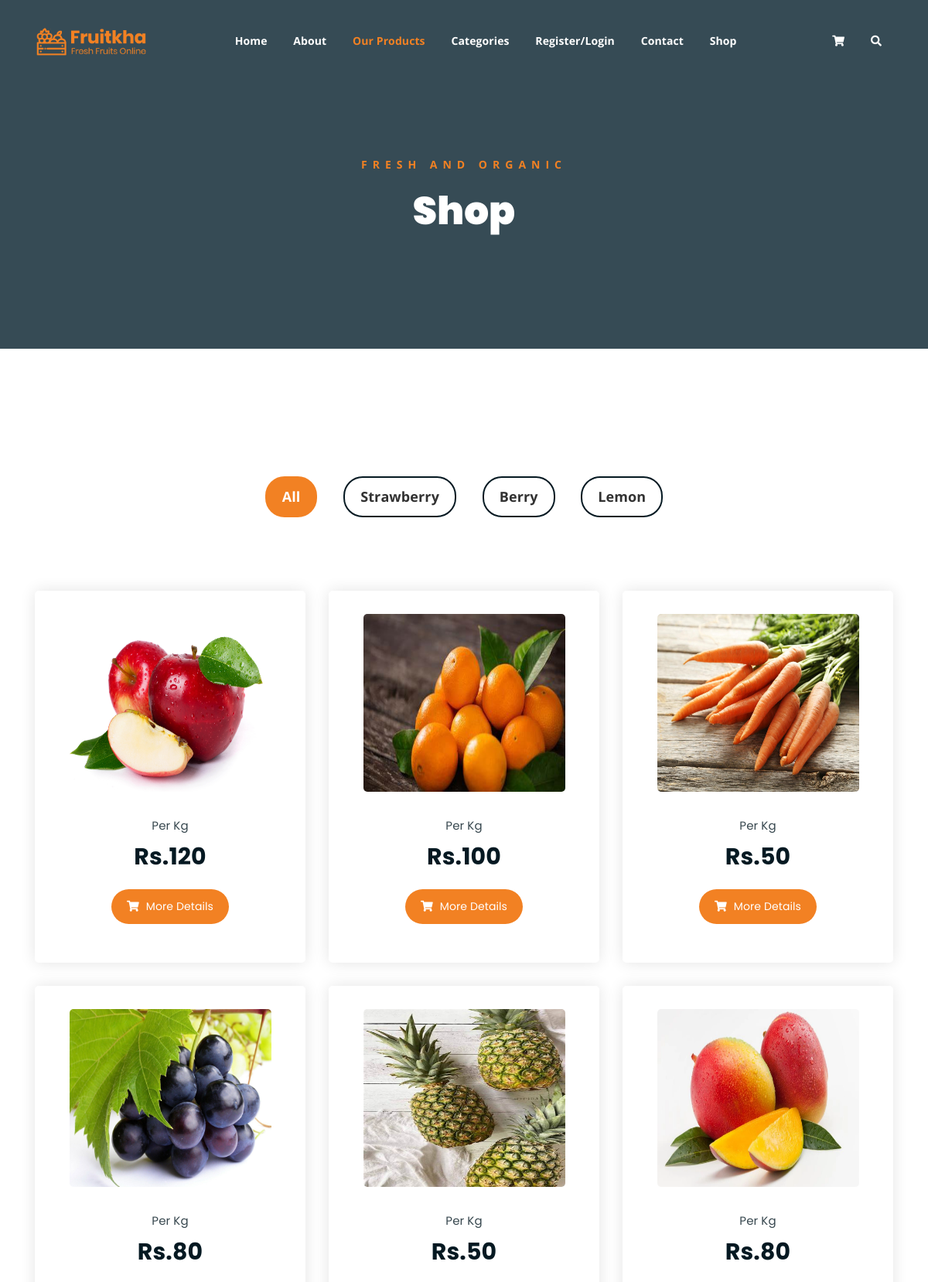
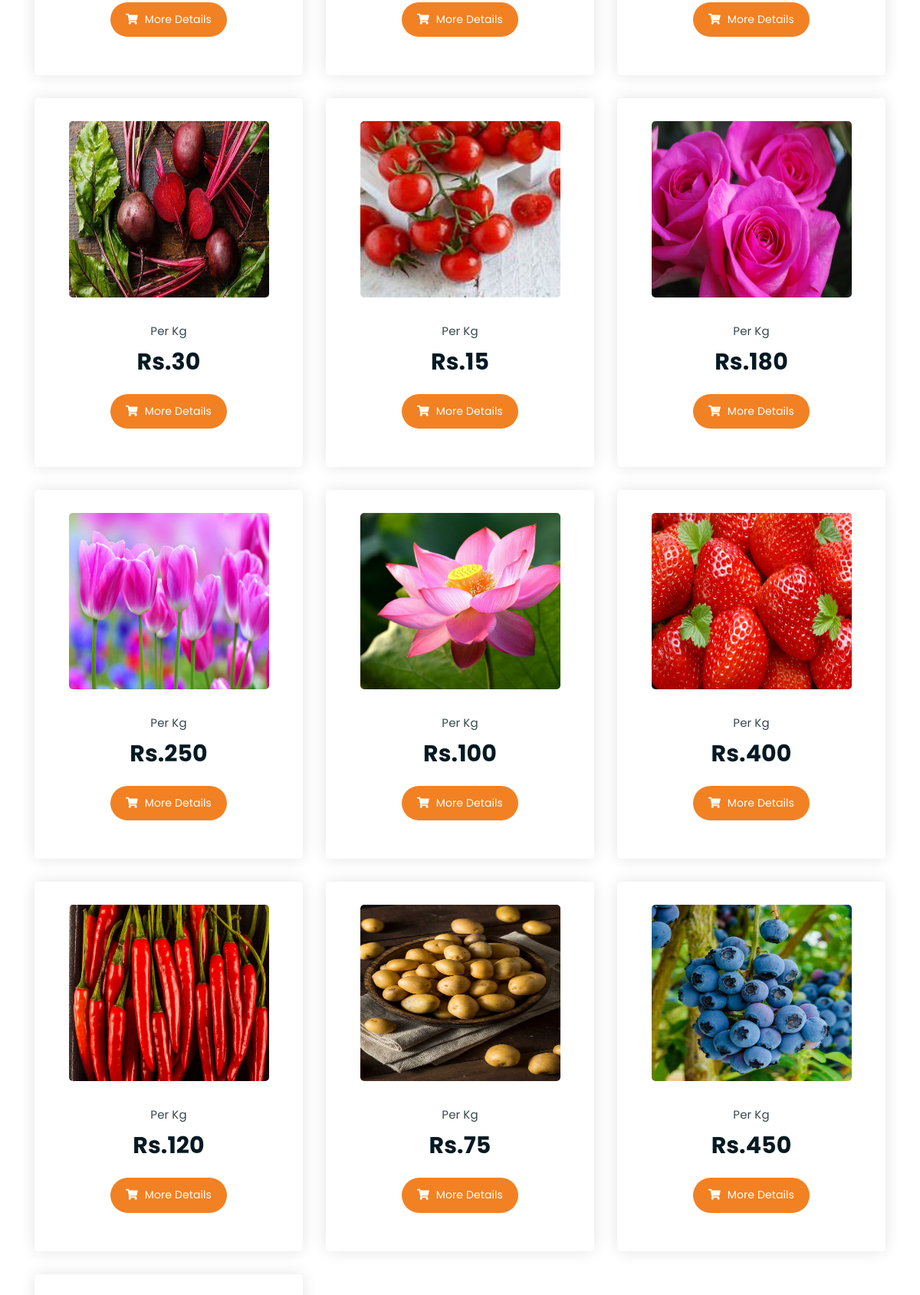
The app's page /OurProducts/ (upper part) with its own data (2 pictures, top to bottom).
### Backend/models.py (models this page shows)
class Productdb(models.Model):
    Category=models.CharField(max_length=100,null=True,blank=True)
    Product_name=models.CharField(max_length=100,null=True,blank=True)
    Product_Image=models.ImageField(upload_to="Product Image",null=True,blank=True)
    Price=models.IntegerField(null=True,blank=True)
    Description=models.CharField(max_length=100,null=True,blank=True)

### WebApp/views.py (the view)
# urls.py: path('OurProducts/',views.ourproducts,name="OurProducts"),
def ourproducts(request):
    cat = Categorydb.objects.all()
    pdata=Productdb.objects.all()
    return render(request,"Our_Products.html",{'pdata':pdata,'cat':cat})

### WebApp/templates/Our_Products.html (shortened to what this page needs)
<!DOCTYPE html>
{% load static %}
<html lang="en">
<head>
	<link rel="stylesheet" href="{% static 'assets/css/all.min.css' %}">
	<link rel="stylesheet" href="{% static 'assets/bootstrap/css/bootstrap.min.css' %}">
	<link rel="stylesheet" href="{% static 'assets/css/owl.carousel.css' %}">
	<link rel="stylesheet" href="{% static 'assets/css/magnific-popup.css' %}">
	<link rel="stylesheet" href="{% static 'assets/css/animate.css' %}">
	<link rel="stylesheet" href="{% static 'assets/css/meanmenu.min.css' %}">
	<link rel="stylesheet" href="{% static 'assets/css/main.css' %}">
	<link rel="stylesheet" href="{% static 'assets/css/responsive.css' %}">
</head>
<body>
	<div class="top-header-area" id="sticker">
		<div class="container">
			<div class="row">
				<div class="col-lg-12 col-sm-12 text-center">
					<div class="main-menu-wrap">
						<div class="site-logo">
							<a href="index.html">
								<img src="{% static 'assets/img/logo.png' %}" alt="">
							</a>
						</div>
						<nav class="main-menu">
							<ul>
								<li class=""><a href="{% url 'Home' %}">Home</a>
								</li>
								<li><a href="{% url 'About' %}">About</a></li>
								<li class="current-list-item"><a href="{% url 'OurProducts' %}">Our Products</a></li>
								<li><a href="#">Categories</a>
								</li>
								{% if request.session.Name %}
								<li><a href="{% url 'userlogout' %}">Welcome,{{request.session.Name}}/Logout</a></li>
								{% else %}
								<li><a href="{% url 'register_page' %}">Register/Login</a></li>
								{%  endif %}
								<li><a href="{% url 'ContactUs' %}">Contact</a></li>
								<li><a href="#">Shop</a>
								</li>
								<li>
									<div class="header-icons">
										<a class="shopping-cart" href="cart.html"><i class="fas fa-shopping-cart"></i></a>
										<a class="mobile-hide search-bar-icon" href="#"><i class="fas fa-search"></i></a>
									</div>
								</li>
							</ul>
						</nav>
					</div>
				</div>
			</div>
		</div>
	</div>
	<div class="breadcrumb-section breadcrumb-bg">
		<div class="container">
			<div class="row">
				<div class="col-lg-8 offset-lg-2 text-center">
					<div class="breadcrumb-text">
						<p>Fresh and Organic</p>
						<h1>Shop</h1>
					</div>
				</div>
			</div>
		</div>
	</div>
	<div class="product-section mt-150 mb-150">
		<div class="container">
			<div class="row">
                <div class="col-md-12">
                    <div class="product-filters">
                        <ul>
                            <li class="active" data-filter="*">All</li>
                            <li data-filter=".strawberry">Strawberry</li>
                            <li data-filter=".berry">Berry</li>
                            <li data-filter=".lemon">Lemon</li>
                        </ul>
                    </div>
                </div>
            </div>
			<div class="row product-lists">
				 {% for i in pdata %}
				<div class="col-lg-4 col-md-6 text-center strawberry">
					<div class="single-product-item">
						<div class="product-image">
							<a href="single-product.html"><img src="{{i.Product_Image.url }}" alt="" height="230px"></a>
						</div>
						<p class="product-price"><span>Per Kg</span>Rs.{{i.Price}} </p>
						<a href="{% url 'single_productpage' pro_id=i.id %}" class="cart-btn"><i class="fas fa-shopping-cart"></i> More Details</a>
					</div>
				</div>
				{% endfor %}
			</div>
		</div>
	</div>
</body>
</html>

### WebApp/static/assets/css/main.css (style rules this page uses)
html { font-size: 14px; font-weight: 400; line-height: 28px; height: 100%; }
body { font-family: "Open Sans", sans-serif; font-weight: 400; font-size: 1rem; letter-spacing: 0.1px; line-height: 1.8; color: #051922; overflow-x: hidden; }
body img { max-width: 100%; }
a { cursor: pointer; text-decoration: none; -webkit-transition: all 0.2s ease-in-out; -o-transition: all 0.2s ease-in-out; transition: all 0.2s ease-in-out; }
h1, .h1, h2, .h2, h3, .h3, h4, .h4, h5, .h5, h6, .h6 { font-family: "Poppins", sans-serif; font-weight: 700; margin: 0 0 1.25rem 0; color: #051922; }
h1:last-child, .h1:last-child, h2:last-child, .h2:last-child, h3:last-child, .h3:last-child, h4:last-child, .h4:last-child, h5:last-child, .h5:last-child, h6:last-child, .h6:last-child { margin: 0; }
h1, .h1 { font-size: 4rem; font-weight: 700; line-height: 4rem; }
p { font-family: "Open Sans", sans-serif; font-weight: 400; font-size: 1rem; letter-spacing: 0.1px; line-height: 1.8; color: #051922; margin: 0 0 1.25rem 0; }
.mt-150 { margin-top: 150px; }
.mb-150 { margin-bottom: 150px; }
a.boxed-btn, a.bordered-btn, a.cart-btn { border-radius: 50px; }
.breadcrumb-bg { background-image: url(../img/breadcrumb-bg.jpg); }
.breadcrumb-text p { color: #F28123; font-weight: 700; text-transform: uppercase; letter-spacing: 7px; }
.breadcrumb-text h1 { font-size: 50px; font-weight: 900; color: #fff; margin: 0; margin-top: 20px; }
.breadcrumb-section { padding: 150px 0; background-size: cover; background-position: center center; position: relative; z-index: 1; background-attachment: fixed; padding-top: 200px; }
.breadcrumb-section:after { position: absolute; left: 0; top: 0; width: 100%; height: 100%; content: ""; background-color: #07212e; z-index: -1; opacity: 0.8; }
.top-header-area { position: absolute; z-index: 999; width: 100%; padding: 25px 0; }
nav.main-menu ul { margin: 0; padding: 0; list-style: none; }
nav.main-menu ul li { display: inline-block; }
nav.main-menu ul li a { color: #fff; font-weight: 700; display: block; padding: 15px; }
nav.main-menu ul > li { position: relative; }
nav.main-menu ul li:last-child a { display: inline-block; }
nav.main-menu > ul li:last-child { float: right; }
.site-logo { float: left; max-width: 150px; }
.main-menu-wrap { position: relative; }
.header-icons a { color: #fff; display: inline-block; padding: 10px; }
.site-logo { padding: 6px 0; }
nav.main-menu ul li.current-list-item > a { color: #F28123; }
nav.main-menu li a { -webkit-transition: 0.3s; -o-transition: 0.3s; transition: 0.3s; }
.top-header-area .header-icons a { -webkit-transition: 0.3s; -o-transition: 0.3s; transition: 0.3s; }
.top-header-area { -webkit-transition: 0.3s; -o-transition: 0.3s; transition: 0.3s; }
.product-image img { -webkit-transition: 0.3s; -o-transition: 0.3s; transition: 0.3s; }
a.cart-btn { -webkit-transition: 0.3s; -o-transition: 0.3s; transition: 0.3s; }
.single-product-item { -webkit-transition: 0.3s; -o-transition: 0.3s; transition: 0.3s; }
html, body { height: 100%; }
.product-filters { margin-bottom: 80px; }
.product-filters ul { margin: 0; padding: 0; list-style: none; text-align: center; }
.product-filters ul li { display: inline-block; font-weight: 700; font-size: 18px; margin: 15px; border: 2px solid #051922; color: #323232; cursor: pointer; padding: 8px 20px; border-radius: 25px; }
.product-filters ul li.active { border: 2px solid #F28123; background-color: #F28123; color: #fff; }
.single-product-item { margin-bottom: 30px; }
.product-image { padding: 30px; padding-bottom: 0; }
.product-image img { width: 90%; border-radius: 5px; margin-bottom: 20px; }
p.product-price { font-family: 'Poppins', sans-serif; font-size: 30px; font-weight: 700; margin-bottom: 15px; }
p.product-price span { display: block; opacity: 0.8; font-size: 15px; font-weight: 400; }
a.cart-btn { font-family: 'Poppins', sans-serif; display: inline-block; background-color: #F28123; color: #fff; padding: 10px 20px; }
a.cart-btn i { margin-right: 5px; }
.single-product-item { -webkit-box-shadow: 0 0 20px #e4e4e4; box-shadow: 0 0 20px #e4e4e4; padding-bottom: 50px; border-radius: 5px; }

### records on screen
Productdb: Product_Image (picture), Price "120"
Productdb: Product_Image (picture), Price "100"
Productdb: Product_Image (picture), Price "50"
Productdb: Product_Image (picture), Price "80"
Productdb: Product_Image (picture), Price "50"
Productdb: Product_Image (picture), Price "80"
Productdb: Product_Image (picture), Price "30"
Productdb: Product_Image (picture), Price "15"
Productdb: Product_Image (picture), Price "180"
Productdb: Product_Image (picture), Price "250"
Productdb: Product_Image (picture), Price "100"
Productdb: Product_Image (picture), Price "400"
Productdb: Product_Image (picture), Price "120"
Productdb: Product_Image (picture), Price "75"
Productdb: Product_Image (picture), Price "450"
